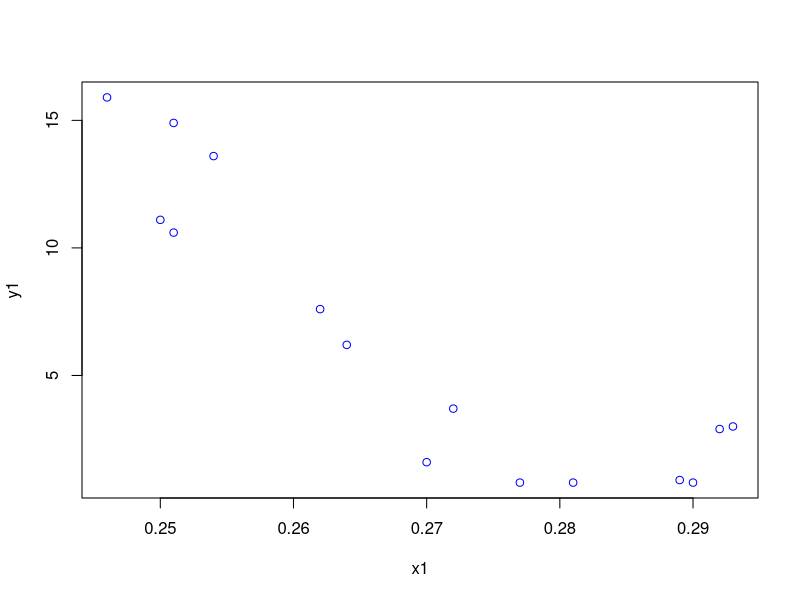
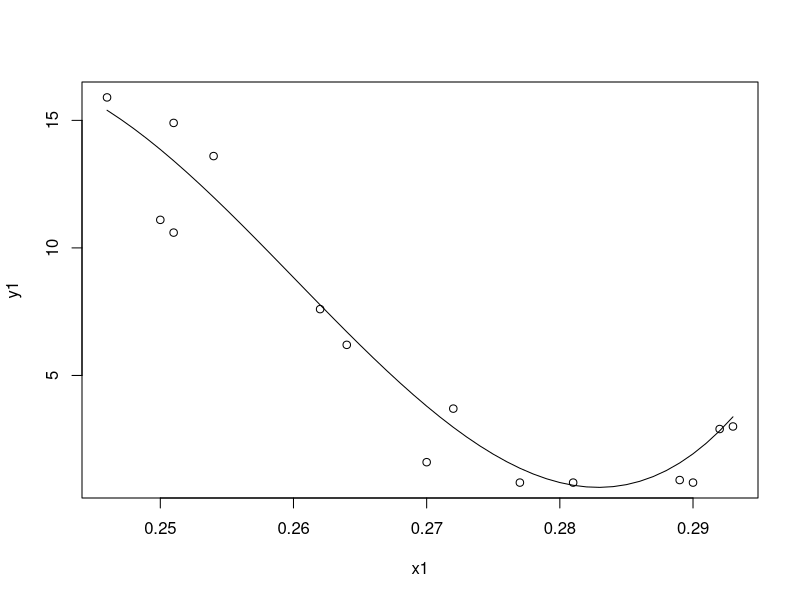
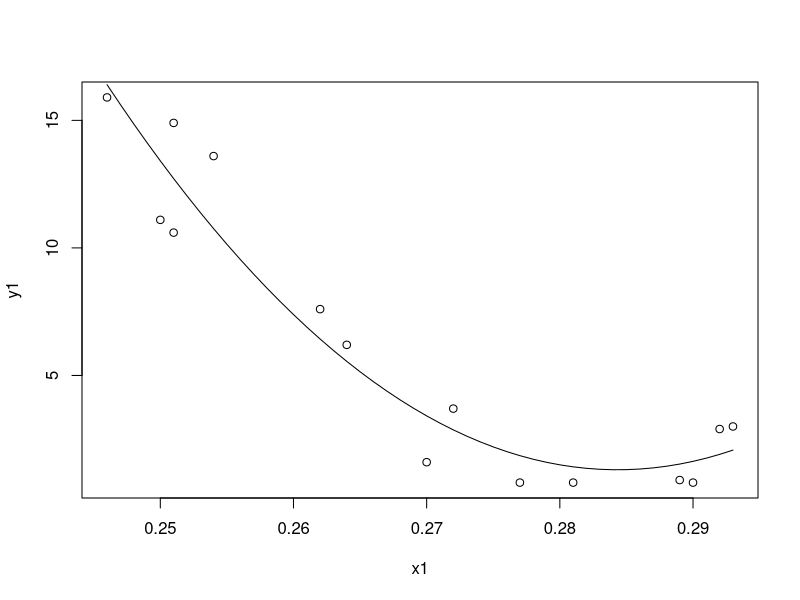

Generate these figures, in order, with R:
## ---- chunk 1
pnorm(11,11,1.5)
## ---- chunk 2
pnorm(12.5,11,1.5)
## ---- chunk 3
1 - pnorm(3.5,11,1.5)
## ---- chunk 4
pnorm(14,11,1.5) - pnorm(9,11,1.5)
## ---- chunk 5
t = (6.78-7)/(0.246/sqrt(9))
cat(t)
## ---- chunk 6
pt(t,9-1)
## ---- chunk 7
qt(0.03,9-1)
## ---- chunk 8
x = c(7.85,24.6,12.32,7.04,24.13,35.81)
y = c(0.28,0.65,0.34,0.28,0.8,0.56)
cor.test(x,y,alternative="two.sided", method = "pearson",conf.level=0.95)
## ---- chunk 9
-0.14+0.095*10
## ---- chunk 10
-0.14+0.095*17
## ---- chunk 11
linoleic = c(30,47,25,51,40,51,74,36,59,76)
kerosene = c(12,10,17,16,5,19,7,12,13,16)
betacaro = c(94,108,112,178,94,175,170,117,142,211)
cor.test(linoleic,betacaro)
cor.test(kerosene,betacaro)
## ---- chunk 12
A = lm(betacaro~linoleic)
summary(A)
## ---- chunk 13
B = lm(betacaro~kerosene)
summary(B)
## ---- chunk 14
C = lm(betacaro~linoleic+kerosene)
summary(C)
## ---- chunk 15
x1 = c(0.246,0.25,0.251,0.251,0.254,0.262,0.264,0.27,0.272,0.277,0.281,0.289,0.29,0.292,0.293)
y1 = c(15.9,11.1,14.9,10.6,13.6,7.6,6.2,1.6,3.7,0.8,0.8,0.9,0.8,2.9,3)
## ---- chunk 16
plot(x1,y1,col="blue")
## ---- chunk 17
D = lm(y1~x1)
summary(D)
## ---- chunk 18
z1 = x1
z2 = x1^2
z3 = x1^3

E = lm(y1~z1+z2+z3)
summary(E)
plot(x1,y1)
x = seq(min(x1), max(x1), 0.001)
y =  345335*x^3 - 269480*x^2 + 69558*x- 5929
lines(x,y)
## ---- chunk 19
z1 = x1
z2 = x1^2


E = lm(y1~z1+z2)
summary(E)
plot(x1,y1)
x2 = seq(min(x1), max(x1), 0.001)
y2 = 10269.8*x2^2 - 5840.2*x2 + 831.6
lines(x2,y2)
